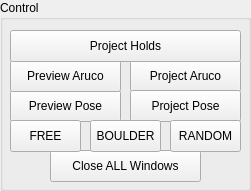
   <widget class="QGroupBox" name="groupBox_7">
    <property name="geometry">
     <rect>
      <x>20</x>
      <y>310</y>
      <width>251</width>
      <height>191</height>
     </rect>
    </property>
    <property name="title">
     <string>Control</string>
    </property>
    <widget class="QPushButton" name="btn_start_aruco_tracker">
     <property name="geometry">
      <rect>
       <x>130</x>
       <y>60</y>
       <width>111</width>
       <height>32</height>
      </rect>
     </property>
     <property name="text">
      <string>Project Aruco</string>
     </property>
    </widget>
    <widget class="QPushButton" name="btn_preview_mmpose_tracker">
     <property name="geometry">
      <rect>
       <x>10</x>
       <y>90</y>
       <width>111</width>
       <height>32</height>
      </rect>
     </property>
     <property name="text">
      <string>Preview Pose</string>
     </property>
    </widget>
    <widget class="QPushButton" name="btn_start_mmpose_tracker">
     <property name="geometry">
      <rect>
       <x>130</x>
       <y>90</y>
       <width>111</width>
       <height>32</height>
      </rect>
     </property>
     <property name="text">
      <string>Project Pose</string>
     </property>
    </widget>
    <widget class="QPushButton" name="btn_stop">
     <property name="geometry">
      <rect>
       <x>50</x>
       <y>150</y>
       <width>151</width>
       <height>32</height>
      </rect>
     </property>
     <property name="text">
      <string>Close ALL Windows</string>
     </property>
    </widget>
    <widget class="QPushButton" name="btn_preview_aruco_tracker">
     <property name="geometry">
      <rect>
       <x>10</x>
       <y>60</y>
       <width>111</width>
       <height>32</height>
      </rect>
     </property>
     <property name="text">
      <string>Preview Aruco</string>
     </property>
    </widget>
    <widget class="QPushButton" name="btn_project_holds">
     <property name="geometry">
      <rect>
       <x>10</x>
       <y>30</y>
       <width>231</width>
       <height>32</height>
      </rect>
     </property>
     <property name="text">
      <string>Project Holds</string>
     </property>
    </widget>
    <widget class="QPushButton" name="btn_start_boulder">
     <property name="geometry">
      <rect>
       <x>90</x>
       <y>120</y>
       <width>71</width>
       <height>32</height>
      </rect>
     </property>
     <property name="text">
      <string>BOULDER</string>
     </property>
    </widget>
    <widget class="QPushButton" name="btn_start_free_climbing">
     <property name="geometry">
      <rect>
       <x>10</x>
       <y>120</y>
       <width>71</width>
       <height>32</height>
      </rect>
     </property>
     <property name="text">
      <string>FREE</string>
     </property>
    </widget>
    <widget class="QPushButton" name="btn_start_random">
     <property name="geometry">
      <rect>
       <x>170</x>
       <y>120</y>
       <width>71</width>
       <height>32</height>
      </rect>
     </property>
     <property name="text">
      <string>RANDOM</string>
     </property>
    </widget>
   </widget>
